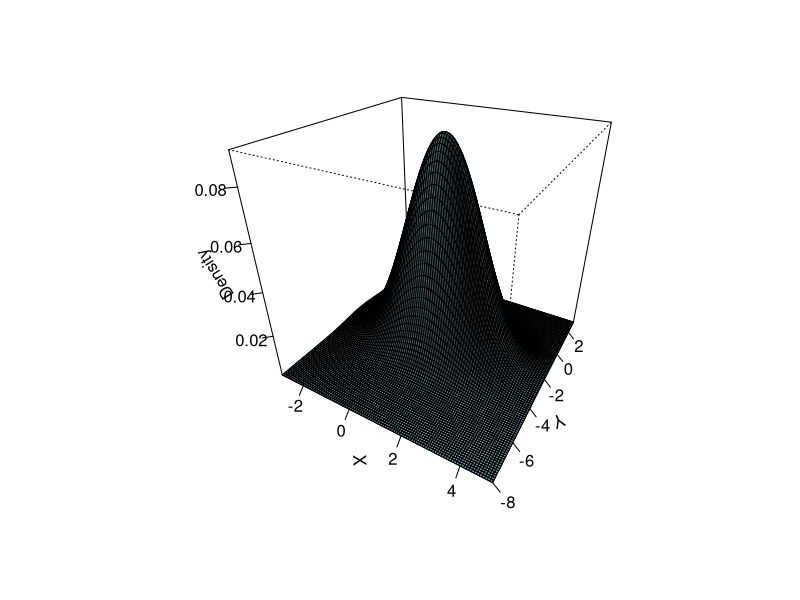
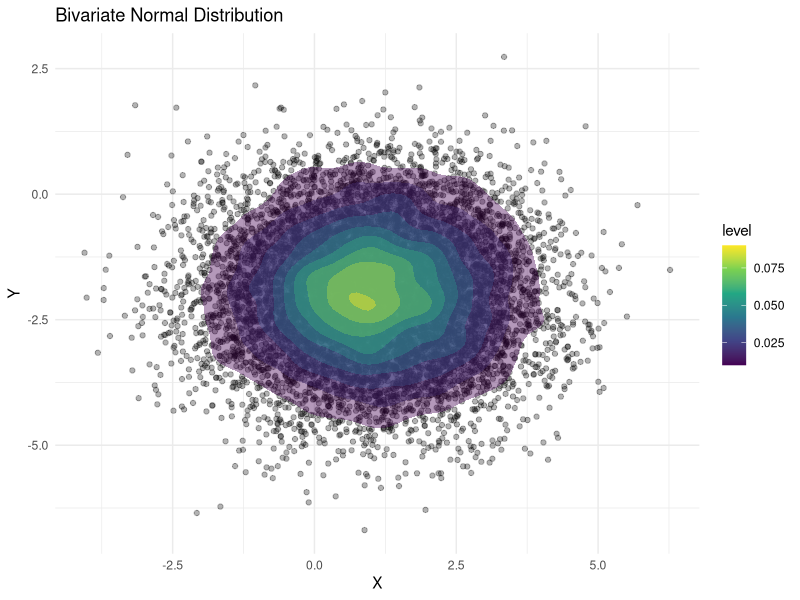
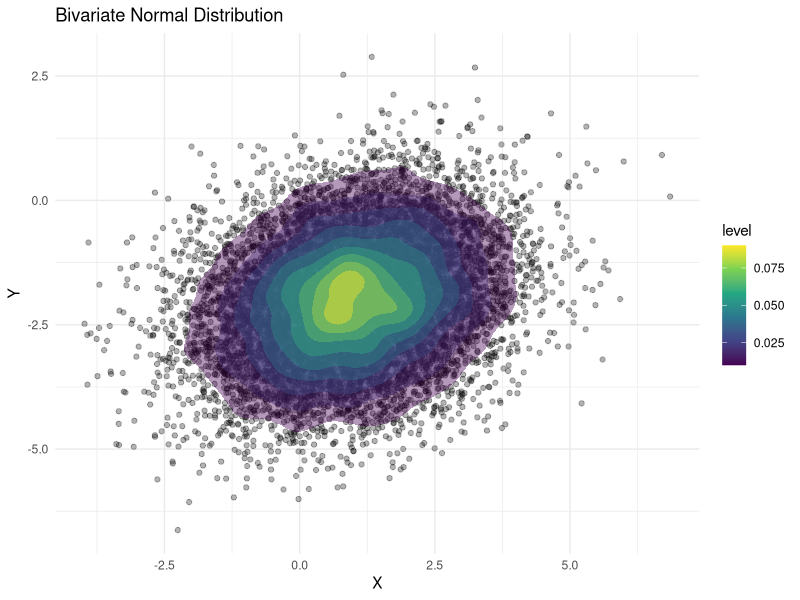
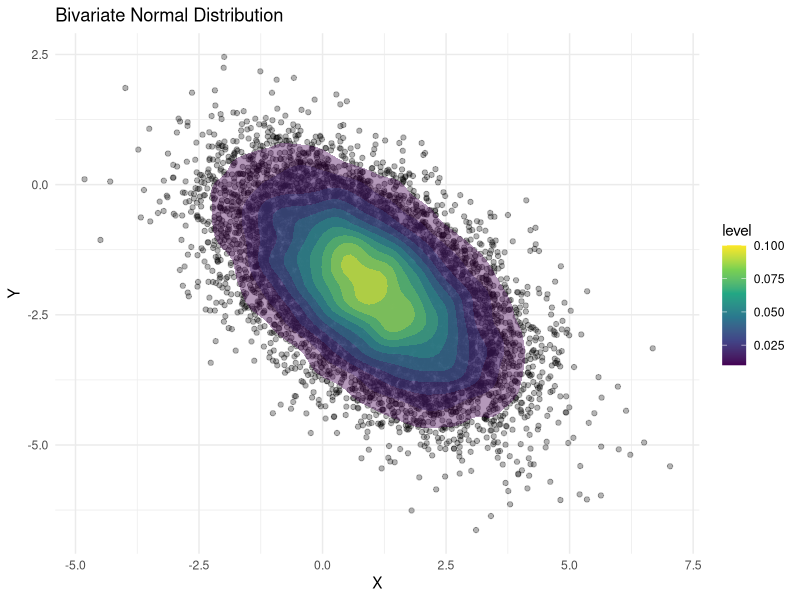

These figures' R source, in order:
## ---- chunk 1
#| include: false

knitr::opts_chunk$set(
  echo = F,
  message = F
  )

## ---- chunk 2
library(MASS)
library(tidyverse)
library(mvtnorm)
x <- seq(-3, 5, length.out = 100)
y <- seq(-8, 3, length.out = 100)
grid <- expand.grid(x = x, y = y)

sigs <- matrix(c(2 , 0*sqrt(2*1.5), 0*sqrt(2*1.5), 1.5), nrow = 2)
mu <- c(1, -2)
# Compute density
z <- matrix(dmvnorm(grid, mean = mu, sigma = sigs),
            nrow = length(x))
persp(
  x,
  y,
  z,
  theta = 30,
  phi = 30,
  col = "lightblue",
  shade = 0.5,
  ticktype = "detailed",
  xlab = "X",
  ylab = "Y",
  zlab = "Density"
)

## ---- chunk 3
library(MASS)
library(tidyverse)

n <- 10000
data <- mvrnorm(n, mu = mu, Sigma = sigs)

df <- as.data.frame(data)
colnames(df) <- c("X", "Y")


ggplot(df, aes(x = X, y = Y)) +
  geom_point(alpha = 0.3) +
  stat_density_2d(aes(fill = ..level..), geom = "polygon", alpha = 0.4) +
  scale_fill_viridis_c() +
  theme_minimal() +
  labs(title = "Bivariate Normal Distribution",
       x = "X",
       y = "Y")


## ---- chunk 4
sigs <- matrix(c(2 , 0.25*sqrt(2*1.5), 0.25*sqrt(2*1.5), 1.5), nrow = 2)
n <- 10000
data <- mvrnorm(n, mu = mu, Sigma = sigs)

df <- as.data.frame(data)
colnames(df) <- c("X", "Y")


ggplot(df, aes(x = X, y = Y)) +
  geom_point(alpha = 0.3) +
  stat_density_2d(aes(fill = ..level..), geom = "polygon", alpha = 0.4) +
  scale_fill_viridis_c() +
  theme_minimal() +
  labs(title = "Bivariate Normal Distribution",
       x = "X",
       y = "Y")
## ---- chunk 5

sigs <- matrix(c(2 , -0.55*sqrt(2*1.5), -0.55*sqrt(2*1.5), 1.5), nrow = 2)
n <- 10000
data <- mvrnorm(n, mu = mu, Sigma = sigs)

df <- as.data.frame(data)
colnames(df) <- c("X", "Y")


ggplot(df, aes(x = X, y = Y)) +
  geom_point(alpha = 0.3) +
  stat_density_2d(aes(fill = ..level..), geom = "polygon", alpha = 0.4) +
  scale_fill_viridis_c() +
  theme_minimal() +
  labs(title = "Bivariate Normal Distribution",
       x = "X",
       y = "Y")

